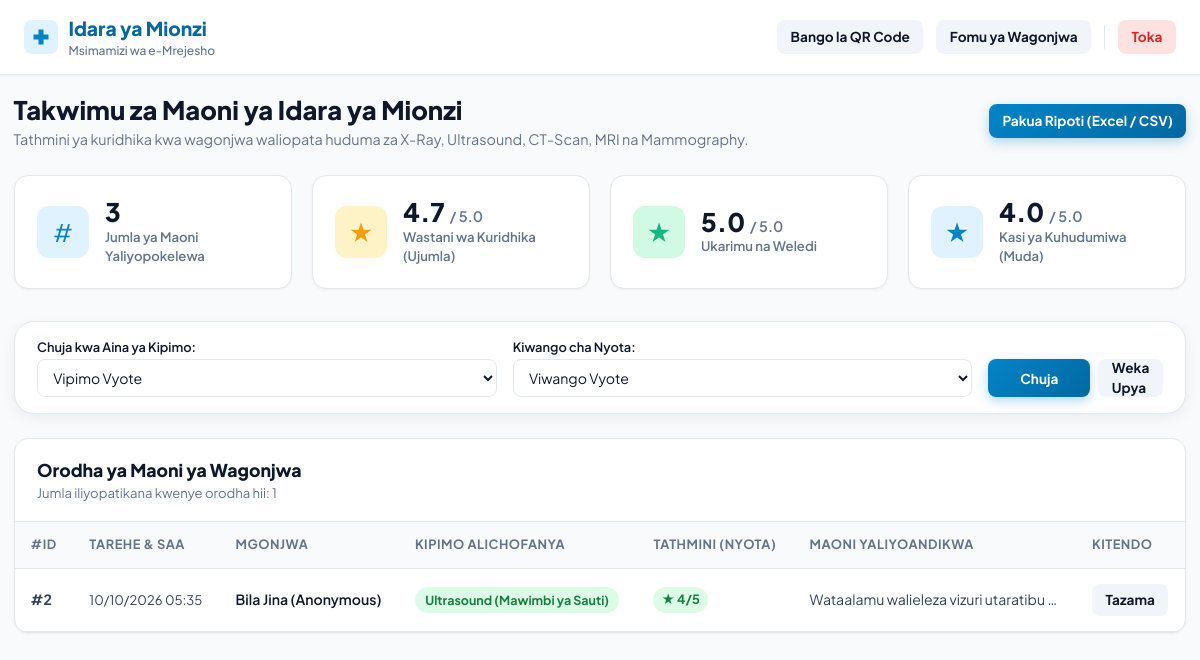
The app's page /radioadmin/index.php?proc=Ultrasound (Mawimbi ya Sauti) (signed in) with its own data.
### tables this page shows
CREATE TABLE `maoni_mionzi` (
    `id` INT AUTO_INCREMENT PRIMARY KEY,
    `jina_mgonjwa` VARCHAR(150) NOT NULL DEFAULT 'Bila Jina (Anonymous)' COMMENT 'Jina la mgonjwa au Anonymous',
    `simu` VARCHAR(30) DEFAULT NULL COMMENT 'Namba ya simu ya hiari kwa mrejesho',
    `aina_ya_kipimo` VARCHAR(100) NOT NULL COMMENT 'X-Ray, Ultrasound, CT-Scan, MRI, Mammography',
    `rating_ujumla` INT NOT NULL DEFAULT 5 COMMENT 'Alama ya ubora kwa ujumla (1-5)',
    `rating_muda` INT NOT NULL DEFAULT 5 COMMENT 'Alama ya muda wa kusubiri (1-5)',
    `rating_wataalamu` INT NOT NULL DEFAULT 5 COMMENT 'Alama ya ukarimu na weledi wa wataalamu (1-5)',
    `rating_usafi` INT NOT NULL DEFAULT 5 COMMENT 'Alama ya usafi na faragha (1-5)',
    `rating_maelekezo` INT NOT NULL DEFAULT 5 COMMENT 'Alama ya uelewa wa maelekezo (1-5)',
    `maoni` TEXT DEFAULT NULL COMMENT 'Maelezo ya ziada, pongezi au changamoto',
    `hali` VARCHAR(30) NOT NULL DEFAULT 'Mapya' COMMENT 'Hali ya mrejesho: Mapya / Yameshughulikiwa',
    `tarehe_iliyoundwa` TIMESTAMP DEFAULT CURRENT_TIMESTAMP
);

### radioadmin/index.php (the view, shortened to what this page needs)
<?php
require_once __DIR__ . '/../connect.php';
$filterProc = trim($_GET['proc'] ?? '');
$filterRating = trim($_GET['rating'] ?? '');
$sql = "SELECT * FROM `maoni_mionzi` WHERE 1=1";
$params = [];
if (!empty($filterProc)) {
    $sql .= " AND `aina_ya_kipimo` LIKE ?";
    $params[] = "%$filterProc%";
}
$sql .= " ORDER BY `id` DESC";
$stmt = $pdo->prepare($sql);
$stmt->execute($params);
$feedbackList = $stmt->fetchAll();
$statTotal = $pdo->query("SELECT COUNT(*) FROM `maoni_mionzi`")->fetchColumn();
$statAvgOverall = $pdo->query("SELECT ROUND(AVG(rating_ujumla), 1) FROM `maoni_mionzi`")->fetchColumn() ?: 0;
$statAvgWait = $pdo->query("SELECT ROUND(AVG(rating_muda), 1) FROM `maoni_mionzi`")->fetchColumn() ?: 0;
$statAvgStaff = $pdo->query("SELECT ROUND(AVG(rating_wataalamu), 1) FROM `maoni_mionzi`")->fetchColumn() ?: 0;
?>
<!DOCTYPE html>
<html lang="sw">
<head>
    <link rel="stylesheet" href="../assets/css/style.css?v=2.0">
</head>
<body style="background: #f8fafc;">
    <header class="admin-navbar no-print">
        <a href="index.php" class="admin-logo">
            <span style="display: inline-flex; align-items: center; justify-content: center; width: 34px; height: 34px; background: var(--primary-light); color: var(--primary); border-radius: 8px;">
                <svg width="20" height="20" viewBox="0 0 24 24" fill="currentColor">
                    <path d="M9 3h6v6h6v6h-6v6H9v-6H3V9h6V3z"/>
                </svg>
            </span>
            <div>
                <span>Idara ya Mionzi</span>
                <span style="font-size: 0.75rem; color: var(--muted); font-weight: 500; display: block;">Msimamizi wa e-Mrejesho</span>
            </div>
        </a>
        <div style="display: flex; align-items: center; gap: 0.8rem;">
            <a href="../qrcode.php" target="_blank" class="btn btn-secondary btn-sm">
                Bango la QR Code
            </a>
            <a href="../index.php" target="_blank" class="btn btn-secondary btn-sm">
                Fomu ya Wagonjwa
            </a>
            <a href="logout.php" class="btn btn-sm" style="background: #fee2e2; color: #dc2626; font-weight: 700;">
                Toka
            </a>
        </div>
    </header>
    <div class="container-wide">
        <div style="display: flex; justify-content: space-between; align-items: center; margin-bottom: 1.5rem; flex-wrap: wrap; gap: 1rem;">
            <div>
                <h1 style="font-size: 1.6rem; font-weight: 800; color: var(--dark);">
                    Takwimu za Maoni ya Idara ya Mionzi
                </h1>
                <p style="font-size: 0.9rem; color: var(--muted);">
                    Tathmini ya kuridhika kwa wagonjwa waliopata huduma za X-Ray, Ultrasound, CT-Scan, MRI na Mammography.
                </p>
            </div>
            <div>
                <a href="index.php?export=csv" class="btn btn-primary btn-sm">
                    Pakua Ripoti (Excel / CSV)
                </a>
            </div>
        </div>
        <div class="stats-grid">
            <div class="stat-card">
                <div class="stat-icon blue">#</div>
                <div class="stat-info">
                    <h3><?= number_format($statTotal) ?></h3>
                    <p>Jumla ya Maoni Yaliyopokelewa</p>
                </div>
            </div>
            <div class="stat-card">
                <div class="stat-icon amber">★</div>
                <div class="stat-info">
                    <h3><?= $statAvgOverall ?> <span style="font-size: 0.9rem; color: var(--muted); font-weight: 600;">/ 5.0</span></h3>
                    <p>Wastani wa Kuridhika (Ujumla)</p>
                </div>
            </div>
            <div class="stat-card">
                <div class="stat-icon green">★</div>
                <div class="stat-info">
                    <h3><?= $statAvgStaff ?> <span style="font-size: 0.9rem; color: var(--muted); font-weight: 600;">/ 5.0</span></h3>
                    <p>Ukarimu na Weledi</p>
                </div>
            </div>
            <div class="stat-card">
                <div class="stat-icon blue">★</div>
                <div class="stat-info">
                    <h3><?= $statAvgWait ?> <span style="font-size: 0.9rem; color: var(--muted); font-weight: 600;">/ 5.0</span></h3>
                    <p>Kasi ya Kuhudumiwa (Muda)</p>
                </div>
            </div>
        </div>
        <div class="form-card" style="padding: 1rem 1.4rem; margin-bottom: 1.5rem;">
            <form method="GET" action="index.php" style="display: flex; gap: 1rem; align-items: flex-end; flex-wrap: wrap;">
                <div style="flex: 1; min-width: 200px;">
                    <label class="form-label" style="font-size: 0.8rem; margin-bottom: 2px;">Chuja kwa Aina ya Kipimo:</label>
                    <select name="proc" class="form-control" style="padding: 0.5rem 0.7rem; font-size: 0.88rem;">
                        <option value="">Vipimo Vyote</option>
                    </select>
                </div>
                <div style="flex: 1; min-width: 180px;">
                    <label class="form-label" style="font-size: 0.8rem; margin-bottom: 2px;">Kiwango cha Nyota:</label>
                    <select name="rating" class="form-control" style="padding: 0.5rem 0.7rem; font-size: 0.88rem;">
                        <option value="">Viwango Vyote</option>
                    </select>
                </div>
                <div style="display: flex; gap: 0.5rem;">
                    <button type="submit" class="btn btn-primary btn-sm" style="height: 38px;">
                        Chuja
                    </button>
                    <?php if (!empty($filterProc) || !empty($filterRating)): ?>
                        <a href="index.php" class="btn btn-secondary btn-sm" style="height: 38px;">
                            Weka Upya
                        </a>
                    <?php endif; ?>
                </div>
            </form>
        </div>
        <div class="table-card">
            <div class="table-header">
                <div>
                    <h3 style="font-size: 1.1rem; font-weight: 800; color: var(--dark);">
                        Orodha ya Maoni ya Wagonjwa
                    </h3>
                    <p style="font-size: 0.82rem; color: var(--muted);">
                        Jumla iliyopatikana kwenye orodha hii: <?= count($feedbackList) ?>
                    </p>
                </div>
            </div>
            <div class="table-responsive">
                <table class="data-table">
                    <thead>
                        <tr>
                            <th>#ID</th>
                            <th>Tarehe & Saa</th>
                            <th>Mgonjwa</th>
                            <th>Kipimo Alichofanya</th>
                            <th>Tathmini (Nyota)</th>
                            <th>Maoni Yaliyoandikwa</th>
                            <th>Kitendo</th>
                        </tr>
                    </thead>
                    <tbody>
                        <?php if (empty($feedbackList)): ?>
                            <tr>
                                <td colspan="7" style="text-align: center; padding: 2.5rem; color: var(--muted);">
                                    Hakuna maoni yoyote yaliyopatikana kwa sasa. Wagonjwa wakiscan QR Code na kutuma maoni, yataonekana hapa moja kwa moja.
                                </td>
                            </tr>
                        <?php else: ?>
                            <?php foreach ($feedbackList as $row): ?>
                                <?php
                                    $ratingClass = ($row['rating_ujumla'] >= 4) ? 'rating-high' : (($row['rating_ujumla'] == 3) ? 'rating-mid' : 'rating-low');
                                    $procClass = 'badge-other';
                                    if (stripos($row['aina_ya_kipimo'], 'X-Ray') !== false) $procClass = 'badge-xray';
                                    elseif (stripos($row['aina_ya_kipimo'], 'Ultrasound') !== false) $procClass = 'badge-ultrasound';
                                    elseif (stripos($row['aina_ya_kipimo'], 'CT') !== false) $procClass = 'badge-ct';
                                    elseif (stripos($row['aina_ya_kipimo'], 'MRI') !== false) $procClass = 'badge-mri';
                                ?>
                                <tr>
                                    <td style="font-weight: 700; color: var(--slate);">#<?= $row['id'] ?></td>
                                    <td style="font-size: 0.82rem; white-space: nowrap;">
                                        <?= date('d/m/Y H:i', strtotime($row['tarehe_iliyoundwa'])) ?>
                                    </td>
                                    <td>
                                        <div style="font-weight: 600; color: var(--dark);">
                                            <?= htmlspecialchars($row['jina_mgonjwa']) ?>
                                        </div>
                                    </td>
                                    <td>
                                        <span class="badge <?= $procClass ?>">
                                            <?= htmlspecialchars($row['aina_ya_kipimo']) ?>
                                        </span>
                                    </td>
                                    <td>
                                        <span class="badge-rating <?= $ratingClass ?>">
                                            ★ <?= $row['rating_ujumla'] ?>/5
                                        </span>
                                    </td>
                                    <td style="max-width: 280px; overflow: hidden; text-overflow: ellipsis; white-space: nowrap;">
                                        <?= !empty($row['maoni']) ? htmlspecialchars($row['maoni']) : '<span style="color: var(--muted); font-style: italic;">Bila ujumbe wa ziada</span>' ?>
                                    </td>
                                    <td>
                                        <button type="button" class="btn btn-secondary btn-sm" onclick='viewDetails(<?= json_encode($row) ?>)'>
                                            Tazama
                                        </button>
                                    </td>
                                </tr>
                            <?php endforeach; ?>
                        <?php endif; ?>
                    </tbody>
                </table>
            </div>
        </div>
    </div>
</body>
</html>

### radioadmin/index.php (style rules this page uses)
.badge-rating { display: inline-flex; align-items: center; gap: 2px; padding: 3px 8px; border-radius: var(--radius-full); font-size: 0.8rem; font-weight: 700; }
.rating-high { background: #dcfce7; color: #15803d; }

### records on screen
maoni_mionzi: id "2", tarehe_iliyoundwa "10/10/2026 05:35", jina_mgonjwa "Bila Jina (Anonymous)", aina_ya_kipimo "Ultrasound (Mawimbi ya Sauti)", rating_ujumla "4", maoni "Wataalamu walieleza vizuri utaratibu…"

### other values on screen
$statTotal "3"
$statAvgOverall "4.7"
$statAvgStaff "5.0"
$statAvgWait "4.0"
count($feedbackList) "1"
